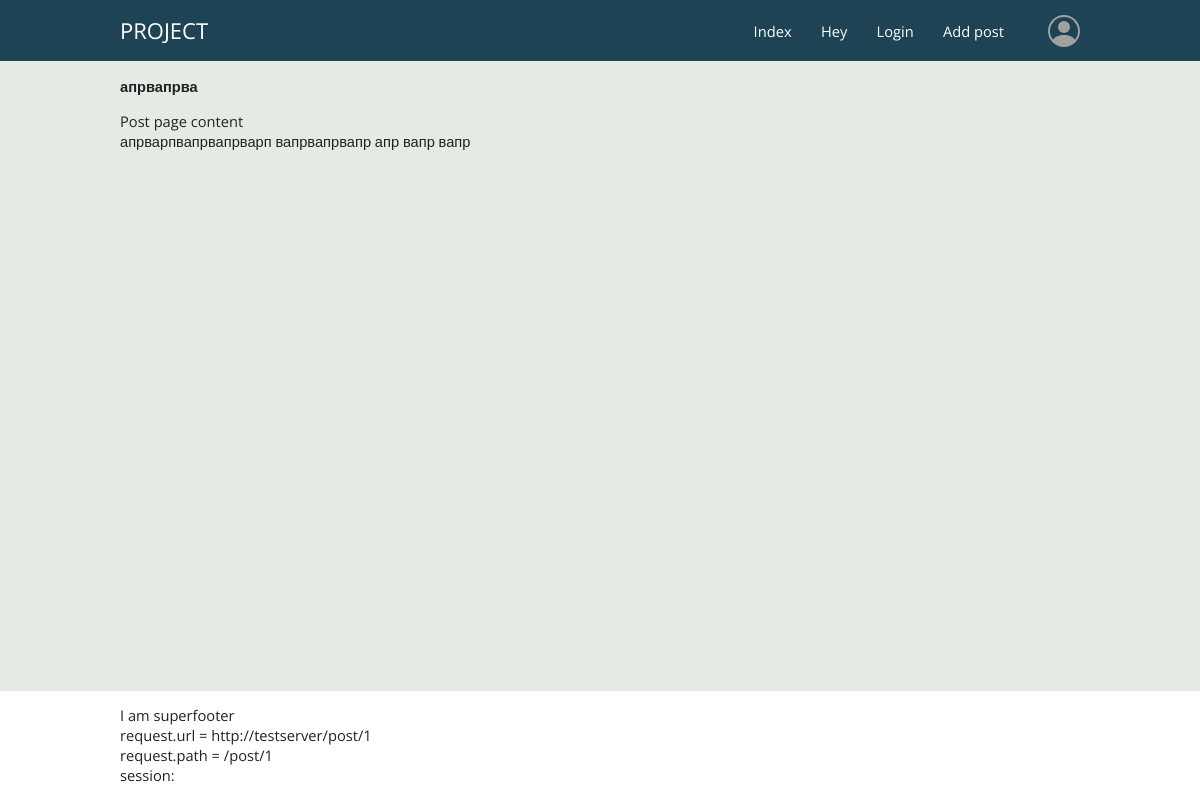
/post/1, run on an earlier commit of the app's database.
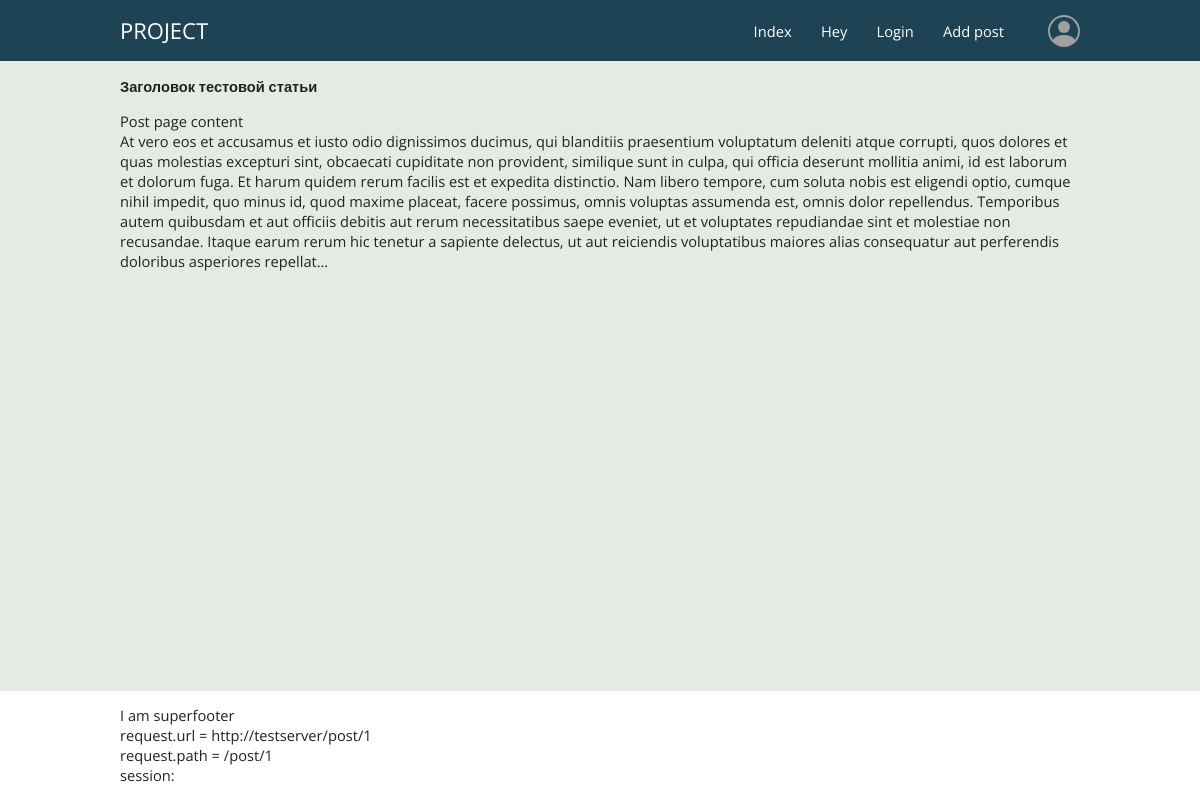
And on a later commit of the database.
### tables this page shows
CREATE TABLE posts
(
	id integer
		constraint posts_pk
			primary key autoincrement,
	title text not null,
	text text not null
, time integer not null);

### app.py (the view)
@app.route("/post/<int:post_id>")
def showPost(post_id):
    article = dbase().getPost(post_id)
    return render_template("post.html", title=article[0], article=article)

### FDataBase.py (called while the page is built)
    def getmenu(self):
        try:
            self.__cur.execute('SELECT * FROM mainmenu')
            res = self.__cur.fetchall()
            if res:
                return res
        except sqlite3.Error as e:
            print('DB read error'+str(e))
        return []

    def getPost(self, post_id):
        sql = '''SELECT title, text, time FROM posts WHERE id = 1'''
        try:
            self.__cur.execute(f'SELECT title, text, time FROM posts WHERE id = {post_id} LIMIT 1')
            res = self.__cur.fetchone()
            if res:
                return res
        except sqlite3.Error as e:
            print('DB read error'+str(e))
        return []

### app.py (called while the page is built)
def connect_db():
    conn = sqlite3.connect(app.config['DATABASE'])
    conn.row_factory = sqlite3.Row
    return conn

def get_db():
    if not hasattr(g, 'link_db'):
        g.link_db = connect_db()
    return g.link_db

def dbase():
    db = get_db()
    dbase = FDataBase(db)
    return dbase

@app.context_processor
def main_menu():
    return dict(
        dbase=dbase(),
        menu=dbase().getmenu(),
        path=request.url
    )

### templates/post.html
{% extends 'main.html' %}
{% block content %}
    <p>Post page content</p>
    <p>{{ article[1] }}</p>
{% endblock %}

### templates/main.html (shortened to what this page needs)
<!DOCTYPE html>
<html lang="en">
<head>
    <link type="text/css" href="{{ url_for('static', filename='css/styles.css') }}" rel="stylesheet">
</head>
<body>
    {% include 'header.html' %}
    <main>
        <div class="wrapper">
            {% block H1 %}
                {% if title %}
                    <h1> {{ title }} </h1>
                {% else %}
                    <h1> Welcome </h1>
                {% endif %}
            {% endblock %}
            {% block content %}{% endblock %}
        </div>
    </main>
    <footer>
        <div class="wrapper">
            {% include 'footer.html' %}
        </div>
    </footer>
</body>

What changed in the data, as far as the page shows it:
changed posts: title "апрвапрва" → "Заголовок тестовой статьи"; text "апрварпвапрвапрварп вапрвапрвапр апр вапр вапр" → "At vero eos et accusamus et iusto odio dignissimos ducimus, qui blanditiis praesentium voluptatum deleniti atque corrupti, quos dolores et quas molestias excepturi sint, obcaecati cupiditate non provident, similique sunt in culpa, qui officia deserunt mollitia animi, id est laborum et dolorum fuga. Et harum quidem rerum facilis est et expedita distinctio. Nam libero tempore, cum soluta nobis est eligendi optio, cumque nihil impedit, quo minus id, quod maxime placeat, facere possimus, omnis voluptas assumenda est, omnis dolor repellendus. Temporibus autem quibusdam et aut officiis debitis aut rerum necessitatibus saepe eveniet, ut et voluptates repudiandae sint et molestiae non recusandae.…"
